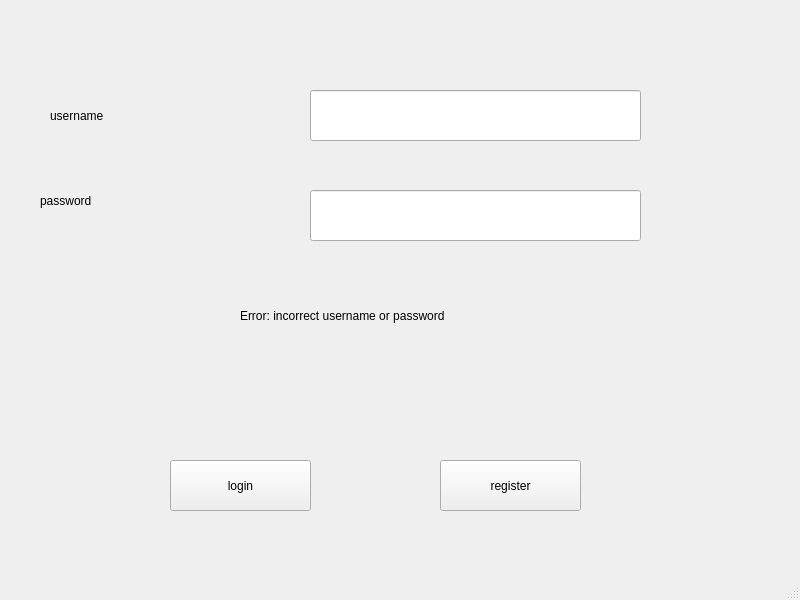
<?xml version="1.0" encoding="UTF-8"?>
<ui version="4.0">
 <class>MainWindow</class>
 <widget class="QMainWindow" name="MainWindow">
  <property name="geometry">
   <rect>
    <x>0</x>
    <y>0</y>
    <width>800</width>
    <height>600</height>
   </rect>
  </property>
  <property name="windowTitle">
   <string>MainWindow</string>
  </property>
  <widget class="QWidget" name="centralwidget">
   <widget class="QLabel" name="username">
    <property name="geometry">
     <rect>
      <x>50</x>
      <y>90</y>
      <width>251</width>
      <height>51</height>
     </rect>
    </property>
    <property name="text">
     <string>username</string>
    </property>
   </widget>
   <widget class="QLabel" name="password">
    <property name="geometry">
     <rect>
      <x>40</x>
      <y>170</y>
      <width>221</width>
      <height>61</height>
     </rect>
    </property>
    <property name="text">
     <string>password</string>
    </property>
   </widget>
   <widget class="QLabel" name="label_3">
    <property name="geometry">
     <rect>
      <x>240</x>
      <y>290</y>
      <width>291</width>
      <height>51</height>
     </rect>
    </property>
    <property name="text">
     <string>Error: incorrect username or password</string>
    </property>
   </widget>
   <widget class="QPushButton" name="login_button">
    <property name="geometry">
     <rect>
      <x>170</x>
      <y>460</y>
      <width>141</width>
      <height>51</height>
     </rect>
    </property>
    <property name="text">
     <string>login</string>
    </property>
   </widget>
   <widget class="QPushButton" name="pushButton_2">
    <property name="geometry">
     <rect>
      <x>440</x>
      <y>460</y>
      <width>141</width>
      <height>51</height>
     </rect>
    </property>
    <property name="text">
     <string>register</string>
    </property>
   </widget>
   <widget class="QLineEdit" name="username_line_edit">
    <property name="geometry">
     <rect>
      <x>310</x>
      <y>90</y>
      <width>331</width>
      <height>51</height>
     </rect>
    </property>
   </widget>
   <widget class="QLineEdit" name="password_line_edit">
    <property name="geometry">
     <rect>
      <x>310</x>
      <y>190</y>
      <width>331</width>
      <height>51</height>
     </rect>
    </property>
    <property name="echoMode">
     <enum>QLineEdit::Password</enum>
    </property>
   </widget>
  </widget>
  <widget class="QMenuBar" name="menubar">
   <property name="geometry">
    <rect>
     <x>0</x>
     <y>0</y>
     <width>800</width>
     <height>26</height>
    </rect>
   </property>
  </widget>
  <widget class="QStatusBar" name="statusbar"/>
 </widget>
 <resources/>
 <connections/>
</ui>
